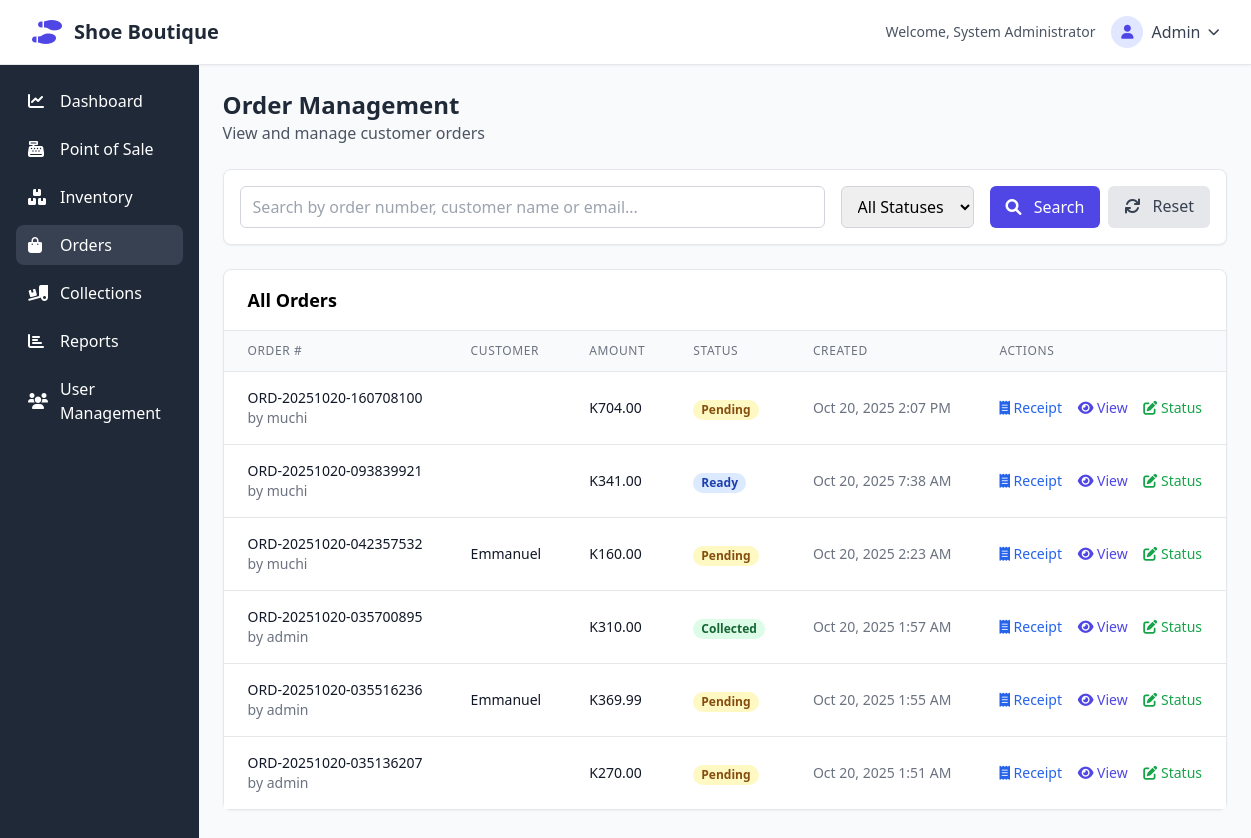
Screenshot of /orders.php (signed in) with the database file from the repository.
### tables this page shows
CREATE TABLE `orders` (
  `id` int(11) NOT NULL,
  `order_number` varchar(50) NOT NULL,
  `receipt_number` varchar(50) DEFAULT NULL,
  `customer_id` int(11) DEFAULT NULL,
  `total_amount` decimal(10,2) NOT NULL,
  `subtotal_amount` decimal(10,2) DEFAULT 0.00,
  `tax_amount` decimal(10,2) DEFAULT 0.00,
  `tpin` varchar(20) DEFAULT NULL,
  `status` enum('pending','ready','collected') DEFAULT 'pending',
  `collected_by_name` varchar(255) DEFAULT NULL,
  `collected_by_phone` varchar(20) DEFAULT NULL,
  `collected_by_relation` varchar(100) DEFAULT NULL,
  `collection_method` enum('in_store','courier','delivery') DEFAULT 'in_store',
  `collection_verified_by` int(11) DEFAULT NULL,
  `collection_notes` text DEFAULT NULL,
  `collected_at` timestamp NULL DEFAULT NULL,
  `payment_method` enum('cash','card','transfer') DEFAULT 'cash',
  `notes` text DEFAULT NULL,
  `created_by` int(11) DEFAULT NULL,
  `created_at` timestamp NOT NULL DEFAULT current_timestamp(),
  `updated_at` timestamp NOT NULL DEFAULT current_timestamp() ON UPDATE current_timestamp(),
  `customer_type` enum('walk_in','existing','whatsapp','phone_call','online','referral') DEFAULT 'walk_in'
);

CREATE TABLE `users` (
  `id` int(11) NOT NULL,
  `username` varchar(50) NOT NULL,
  `password` varchar(255) NOT NULL,
  `email` varchar(100) NOT NULL,
  `role` enum('admin','salesperson','viewer') DEFAULT 'salesperson',
  `full_name` varchar(100) NOT NULL,
  `is_active` tinyint(1) DEFAULT 1,
  `created_at` timestamp NOT NULL DEFAULT current_timestamp()
);

CREATE TABLE `customers` (
  `id` int(11) NOT NULL,
  `name` varchar(100) NOT NULL,
  `email` varchar(100) DEFAULT NULL,
  `phone` varchar(20) DEFAULT NULL,
  `address` text DEFAULT NULL,
  `created_at` timestamp NOT NULL DEFAULT current_timestamp(),
  `customer_type` enum('walk_in','existing','whatsapp','phone_call','online','referral') DEFAULT 'walk_in'
);

### config/db.php (called while the page is built, shortened)
<?php
function hasPermission($required_role) {
    $role_hierarchy = ['viewer' => 1, 'salesperson' => 2, 'admin' => 3];
    $user_level = $role_hierarchy[$_SESSION['role']] ?? 0;
    $required_level = $role_hierarchy[$required_role] ?? 0;
    return $user_level >= $required_level;
}
?>

### orders.php (the view, shortened to what this page needs)
<?php
require_once 'config/db.php';
$db = (new Database())->getConnection();
$search_term = $_GET['search'] ?? '';
$sql = "SELECT o.*, c.name as customer_name, c.email as customer_email, c.phone as customer_phone,
               u.username as created_by_username
        FROM orders o
        LEFT JOIN customers c ON o.customer_id = c.id
        LEFT JOIN users u ON o.created_by = u.id
        WHERE 1=1";
$params = [];
$sql .= " ORDER BY o.created_at DESC";
$stmt = $db->prepare($sql);
$stmt->execute($params);
$orders = $stmt->fetchAll(PDO::FETCH_ASSOC);
?>
<!DOCTYPE html>
<html lang="en">
<head>
    <script src="https://cdn.tailwindcss.com"></script>
    <link href="https://cdnjs.cloudflare.com/ajax/libs/font-awesome/6.0.0/css/all.min.css" rel="stylesheet">
</head>
<body class="bg-gray-50">
    <?php include 'header.php'; ?>
    <div class="flex">
        <?php include 'sidebar.php'; ?>
        <main class="flex-1 p-6">
            <div class="mb-6 flex justify-between items-center">
                <div>
                    <h1 class="text-2xl font-bold text-gray-800">Order Management</h1>
                    <p class="text-gray-600">View and manage customer orders</p>
                </div>
            </div>
            <div class="bg-white p-4 rounded-lg shadow-sm border border-gray-200 mb-6">
                <form method="GET" class="flex flex-col md:flex-row gap-4">
                    <div class="flex-1">
                        <input type="text" name="search" value="<?php echo htmlspecialchars($search_term); ?>"
                            placeholder="Search by order number, customer name or email..."
                            class="w-full px-3 py-2 border border-gray-300 rounded-md focus:outline-none focus:ring-2 focus:ring-indigo-500">
                    </div>
                    <div>
                        <select name="status" class="px-3 py-2 border border-gray-300 rounded-md focus:outline-none focus:ring-2 focus:ring-indigo-500">
                            <option value="">All Statuses</option>
                        </select>
                    </div>
                    <div class="flex gap-2">
                        <button type="submit" class="bg-indigo-600 text-white px-4 py-2 rounded-md hover:bg-indigo-700">
                            <i class="fas fa-search mr-2"></i> Search
                        </button>
                        <a href="orders.php" class="bg-gray-200 text-gray-700 px-4 py-2 rounded-md hover:bg-gray-300">
                            <i class="fas fa-refresh mr-2"></i> Reset
                        </a>
                    </div>
                </form>
            </div>
            <div class="bg-white rounded-lg shadow-sm border border-gray-200">
                <div class="px-6 py-4 border-b border-gray-200">
                    <h3 class="text-lg font-semibold">All Orders</h3>
                </div>
                <div class="overflow-x-auto">
                    <table class="min-w-full divide-y divide-gray-200">
                        <thead class="bg-gray-50">
                            <tr>
                                <th class="px-6 py-3 text-left text-xs font-medium text-gray-500 uppercase tracking-wider">Order #</th>
                                <th class="px-6 py-3 text-left text-xs font-medium text-gray-500 uppercase tracking-wider">Customer</th>
                                <th class="px-6 py-3 text-left text-xs font-medium text-gray-500 uppercase tracking-wider">Amount</th>
                                <th class="px-6 py-3 text-left text-xs font-medium text-gray-500 uppercase tracking-wider">Status</th>
                                <th class="px-6 py-3 text-left text-xs font-medium text-gray-500 uppercase tracking-wider">Created</th>
                                <th class="px-6 py-3 text-left text-xs font-medium text-gray-500 uppercase tracking-wider">Actions</th>
                            </tr>
                        </thead>
                        <tbody class="bg-white divide-y divide-gray-200">
                            <?php foreach ($orders as $order):
                                $status_colors = [
                                    'pending' => 'bg-yellow-100 text-yellow-800',
                                    'ready' => 'bg-blue-100 text-blue-800',
                                    'collected' => 'bg-green-100 text-green-800'
                                ];
                            ?>
                            <tr>
                                <td class="px-6 py-4 whitespace-nowrap">
                                    <div class="text-sm font-medium text-gray-900"><?php echo $order['order_number']; ?></div>
                                    <div class="text-sm text-gray-500">by <?php echo $order['created_by_username']; ?></div>
                                </td>
                                <td class="px-6 py-4 whitespace-nowrap">
                                    <div class="text-sm font-medium text-gray-900"><?php echo $order['customer_name']; ?></div>
                                </td>
                                <td class="px-6 py-4 whitespace-nowrap text-sm font-medium text-gray-900">
                                    K<?php echo number_format($order['total_amount'], 2); ?>
                                </td>
                                <td class="px-6 py-4 whitespace-nowrap">
                                    <span class="px-2 inline-flex text-xs leading-5 font-semibold rounded-full <?php echo $status_colors[$order['status']]; ?>">
                                        <?php echo ucfirst($order['status']); ?>
                                    </span>
                                </td>
                                <td class="px-6 py-4 whitespace-nowrap text-sm text-gray-500">
                                    <?php echo date('M j, Y g:i A', strtotime($order['created_at'])); ?>
                                </td>
                                <td class="px-6 py-4 whitespace-nowrap text-sm font-medium">
    <a href="generate_receipt.php?order_id=<?php echo $order['id']; ?>"
       target="_blank"
       class="text-blue-600 hover:text-blue-900 mr-3">
        <i class="fas fa-receipt"></i> Receipt
    </a>
    <button onclick="openOrderModal(<?php echo $order['id']; ?>)"
            class="text-indigo-600 hover:text-indigo-900 mr-3">
        <i class="fas fa-eye"></i> View
    </button>
    <?php if (hasPermission('salesperson')): ?>
    <button onclick="openStatusModal(<?php echo $order['id']; ?>, '<?php echo $order['status']; ?>')"
            class="text-green-600 hover:text-green-900">
        <i class="fas fa-edit"></i> Status
    </button>
    <?php endif; ?>
</td>
                            </tr>
                            <?php endforeach; ?>
                        </tbody>
                    </table>
                </div>
            </div>
        </main>
    </div>
</body>
</html>

### rows the page displays
orders: order_number "ORD-20251020-160708100", created_by.username "muchi", total_amount "704.00", status "Pending", created_at "Oct 20, 2025 2:07 PM"
orders: order_number "ORD-20251020-093839921", created_by.username "muchi", total_amount "341.00", status "Ready", created_at "Oct 20, 2025 7:38 AM"
orders: order_number "ORD-20251020-042357532", created_by.username "muchi", customer.name "Emmanuel", total_amount "160.00", status "Pending", created_at "Oct 20, 2025 2:23 AM"
orders: order_number "ORD-20251020-035700895", created_by.username "admin", total_amount "310.00", status "Collected", created_at "Oct 20, 2025 1:57 AM"
orders: order_number "ORD-20251020-035516236", created_by.username "admin", customer.name "Emmanuel", total_amount "369.99", status "Pending", created_at "Oct 20, 2025 1:55 AM"
orders: order_number "ORD-20251020-035136207", created_by.username "admin", total_amount "270.00", status "Pending", created_at "Oct 20, 2025 1:51 AM"

### other values shown
$_SESSION['full_name'] "System Administrator"
$_SESSION['role'] "Admin"
